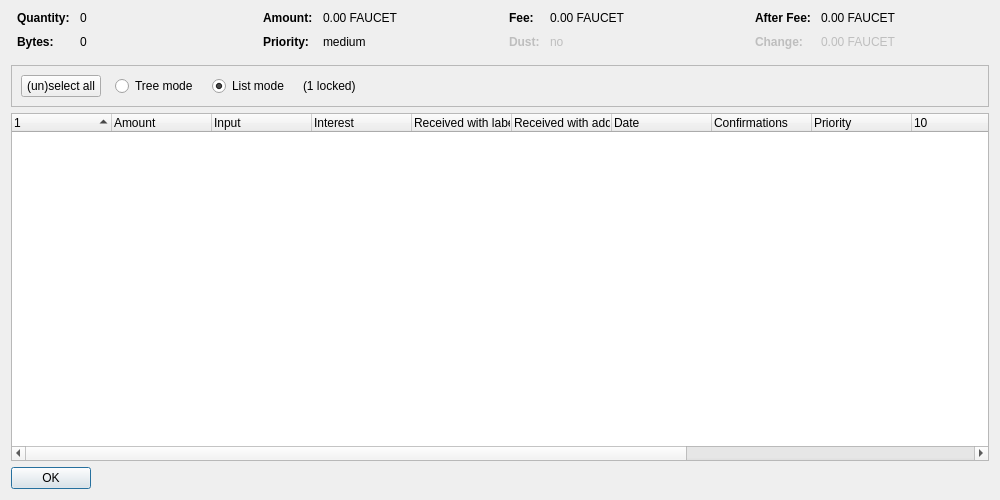
<?xml version="1.0" encoding="UTF-8"?>
<ui version="4.0">
 <class>CoinControlDialog</class>
 <widget class="QDialog" name="CoinControlDialog">
  <property name="geometry">
   <rect>
    <x>0</x>
    <y>0</y>
    <width>1000</width>
    <height>500</height>
   </rect>
  </property>
  <property name="windowTitle">
   <string>Coin Selection</string>
  </property>
  <layout class="QVBoxLayout" name="verticalLayout">
   <item>
    <layout class="QHBoxLayout" name="horizontalLayoutTop" stretch="0,0,0,0">
     <property name="topMargin">
      <number>0</number>
     </property>
     <property name="bottomMargin">
      <number>10</number>
     </property>
     <item>
      <layout class="QFormLayout" name="formLayoutCoinControl1">
       <property name="horizontalSpacing">
        <number>10</number>
       </property>
       <property name="verticalSpacing">
        <number>10</number>
       </property>
       <property name="leftMargin">
        <number>6</number>
       </property>
       <property name="rightMargin">
        <number>6</number>
       </property>
       <item row="0" column="0">
        <widget class="QLabel" name="labelCoinControlQuantityText">
         <property name="font">
          <font>
           <weight>75</weight>
           <bold>true</bold>
          </font>
         </property>
         <property name="text">
          <string>Quantity:</string>
         </property>
        </widget>
       </item>
       <item row="0" column="1">
        <widget class="QLabel" name="labelCoinControlQuantity">
         <property name="cursor">
          <cursorShape>IBeamCursor</cursorShape>
         </property>
         <property name="contextMenuPolicy">
          <enum>Qt::ActionsContextMenu</enum>
         </property>
         <property name="text">
          <string notr="true">0</string>
         </property>
         <property name="textInteractionFlags">
          <set>Qt::LinksAccessibleByMouse|Qt::TextSelectableByKeyboard|Qt::TextSelectableByMouse</set>
         </property>
        </widget>
       </item>
       <item row="1" column="0">
        <widget class="QLabel" name="labelCoinControlBytesText">
         <property name="font">
          <font>
           <weight>75</weight>
           <bold>true</bold>
          </font>
         </property>
         <property name="text">
          <string>Bytes:</string>
         </property>
        </widget>
       </item>
       <item row="1" column="1">
        <widget class="QLabel" name="labelCoinControlBytes">
         <property name="cursor">
          <cursorShape>IBeamCursor</cursorShape>
         </property>
         <property name="contextMenuPolicy">
          <enum>Qt::ActionsContextMenu</enum>
         </property>
         <property name="text">
          <string notr="true">0</string>
         </property>
         <property name="textInteractionFlags">
          <set>Qt::LinksAccessibleByMouse|Qt::TextSelectableByKeyboard|Qt::TextSelectableByMouse</set>
         </property>
        </widget>
       </item>
      </layout>
     </item>
     <item>
      <layout class="QFormLayout" name="formLayoutCoinControl2">
       <property name="horizontalSpacing">
        <number>10</number>
       </property>
       <property name="verticalSpacing">
        <number>10</number>
       </property>
       <property name="leftMargin">
        <number>6</number>
       </property>
       <property name="rightMargin">
        <number>6</number>
       </property>
       <item row="0" column="0">
        <widget class="QLabel" name="labelCoinControlAmountText">
         <property name="font">
          <font>
           <weight>75</weight>
           <bold>true</bold>
          </font>
         </property>
         <property name="text">
          <string>Amount:</string>
         </property>
        </widget>
       </item>
       <item row="0" column="1">
        <widget class="QLabel" name="labelCoinControlAmount">
         <property name="cursor">
          <cursorShape>IBeamCursor</cursorShape>
         </property>
         <property name="contextMenuPolicy">
          <enum>Qt::ActionsContextMenu</enum>
         </property>
         <property name="text">
          <string notr="true">0.00 FAUCET</string>
         </property>
         <property name="textInteractionFlags">
          <set>Qt::LinksAccessibleByMouse|Qt::TextSelectableByKeyboard|Qt::TextSelectableByMouse</set>
         </property>
        </widget>
       </item>
       <item row="1" column="0">
        <widget class="QLabel" name="labelCoinControlPriorityText">
         <property name="font">
          <font>
           <weight>75</weight>
           <bold>true</bold>
          </font>
         </property>
         <property name="text">
          <string>Priority:</string>
         </property>
        </widget>
       </item>
       <item row="1" column="1">
        <widget class="QLabel" name="labelCoinControlPriority">
         <property name="cursor">
          <cursorShape>IBeamCursor</cursorShape>
         </property>
         <property name="contextMenuPolicy">
          <enum>Qt::ActionsContextMenu</enum>
         </property>
         <property name="text">
          <string notr="true">medium</string>
         </property>
         <property name="textInteractionFlags">
          <set>Qt::LinksAccessibleByMouse|Qt::TextSelectableByKeyboard|Qt::TextSelectableByMouse</set>
         </property>
        </widget>
       </item>
      </layout>
     </item>
     <item>
      <layout class="QFormLayout" name="formLayoutCoinControl3">
       <property name="horizontalSpacing">
        <number>10</number>
       </property>
       <property name="verticalSpacing">
        <number>10</number>
       </property>
       <property name="leftMargin">
        <number>6</number>
       </property>
       <property name="rightMargin">
        <number>6</number>
       </property>
       <item row="0" column="0">
        <widget class="QLabel" name="labelCoinControlFeeText">
         <property name="font">
          <font>
           <weight>75</weight>
           <bold>true</bold>
          </font>
         </property>
         <property name="text">
          <string>Fee:</string>
         </property>
        </widget>
       </item>
       <item row="0" column="1">
        <widget class="QLabel" name="labelCoinControlFee">
         <property name="cursor">
          <cursorShape>IBeamCursor</cursorShape>
         </property>
         <property name="contextMenuPolicy">
          <enum>Qt::ActionsContextMenu</enum>
         </property>
         <property name="text">
          <string notr="true">0.00 FAUCET</string>
         </property>
         <property name="textInteractionFlags">
          <set>Qt::LinksAccessibleByMouse|Qt::TextSelectableByKeyboard|Qt::TextSelectableByMouse</set>
         </property>
        </widget>
       </item>
       <item row="1" column="0">
        <widget class="QLabel" name="labelCoinControlLowOutputText">
         <property name="enabled">
          <bool>false</bool>
         </property>
         <property name="font">
          <font>
           <weight>75</weight>
           <bold>true</bold>
          </font>
         </property>
         <property name="text">
          <string>Dust:</string>
         </property>
        </widget>
       </item>
       <item row="1" column="1">
        <widget class="QLabel" name="labelCoinControlLowOutput">
         <property name="enabled">
          <bool>false</bool>
         </property>
         <property name="cursor">
          <cursorShape>IBeamCursor</cursorShape>
         </property>
         <property name="contextMenuPolicy">
          <enum>Qt::ActionsContextMenu</enum>
         </property>
         <property name="text">
          <string notr="true">no</string>
         </property>
         <property name="textInteractionFlags">
          <set>Qt::LinksAccessibleByMouse|Qt::TextSelectableByKeyboard|Qt::TextSelectableByMouse</set>
         </property>
        </widget>
       </item>
      </layout>
     </item>
     <item>
      <layout class="QFormLayout" name="formLayoutCoinControl4">
       <property name="horizontalSpacing">
        <number>10</number>
       </property>
       <property name="verticalSpacing">
        <number>10</number>
       </property>
       <property name="leftMargin">
        <number>6</number>
       </property>
       <property name="rightMargin">
        <number>6</number>
       </property>
       <item row="0" column="0">
        <widget class="QLabel" name="labelCoinControlAfterFeeText">
         <property name="font">
          <font>
           <weight>75</weight>
           <bold>true</bold>
          </font>
         </property>
         <property name="text">
          <string>After Fee:</string>
         </property>
        </widget>
       </item>
       <item row="0" column="1">
        <widget class="QLabel" name="labelCoinControlAfterFee">
         <property name="cursor">
          <cursorShape>IBeamCursor</cursorShape>
         </property>
         <property name="contextMenuPolicy">
          <enum>Qt::ActionsContextMenu</enum>
         </property>
         <property name="text">
          <string notr="true">0.00 FAUCET</string>
         </property>
         <property name="textInteractionFlags">
          <set>Qt::LinksAccessibleByMouse|Qt::TextSelectableByKeyboard|Qt::TextSelectableByMouse</set>
         </property>
        </widget>
       </item>
       <item row="1" column="0">
        <widget class="QLabel" name="labelCoinControlChangeText">
         <property name="enabled">
          <bool>false</bool>
         </property>
         <property name="font">
          <font>
           <weight>75</weight>
           <bold>true</bold>
          </font>
         </property>
         <property name="text">
          <string>Change:</string>
         </property>
        </widget>
       </item>
       <item row="1" column="1">
        <widget class="QLabel" name="labelCoinControlChange">
         <property name="enabled">
          <bool>false</bool>
         </property>
         <property name="cursor">
          <cursorShape>IBeamCursor</cursorShape>
         </property>
         <property name="contextMenuPolicy">
          <enum>Qt::ActionsContextMenu</enum>
         </property>
         <property name="text">
          <string notr="true">0.00 FAUCET</string>
         </property>
         <property name="textInteractionFlags">
          <set>Qt::LinksAccessibleByMouse|Qt::TextSelectableByKeyboard|Qt::TextSelectableByMouse</set>
         </property>
        </widget>
       </item>
      </layout>
     </item>
    </layout>
   </item>
   <item>
    <widget class="QFrame" name="frame">
     <property name="minimumSize">
      <size>
       <width>0</width>
       <height>40</height>
      </size>
     </property>
     <property name="frameShape">
      <enum>QFrame::StyledPanel</enum>
     </property>
     <property name="frameShadow">
      <enum>QFrame::Sunken</enum>
     </property>
     <layout class="QHBoxLayout" name="horizontalLayout">
      <item>
       <layout class="QHBoxLayout" name="horizontalLayoutPanel" stretch="0,0,0,0,0">
        <property name="spacing">
         <number>14</number>
        </property>
        <item>
         <widget class="QPushButton" name="pushButtonSelectAll">
          <property name="sizePolicy">
           <sizepolicy hsizetype="Maximum" vsizetype="Fixed">
            <horstretch>0</horstretch>
            <verstretch>0</verstretch>
           </sizepolicy>
          </property>
          <property name="text">
           <string>(un)select all</string>
          </property>
          <property name="autoDefault">
           <bool>false</bool>
          </property>
         </widget>
        </item>
        <item>
         <widget class="QRadioButton" name="radioTreeMode">
          <property name="sizePolicy">
           <sizepolicy hsizetype="Maximum" vsizetype="Fixed">
            <horstretch>0</horstretch>
            <verstretch>0</verstretch>
           </sizepolicy>
          </property>
          <property name="text">
           <string>Tree mode</string>
          </property>
         </widget>
        </item>
        <item>
         <widget class="QRadioButton" name="radioListMode">
          <property name="sizePolicy">
           <sizepolicy hsizetype="Maximum" vsizetype="Fixed">
            <horstretch>0</horstretch>
            <verstretch>0</verstretch>
           </sizepolicy>
          </property>
          <property name="text">
           <string>List mode</string>
          </property>
          <property name="checked">
           <bool>true</bool>
          </property>
         </widget>
        </item>
        <item>
         <widget class="QLabel" name="labelLocked">
          <property name="text">
           <string notr="true">(1 locked)</string>
          </property>
         </widget>
        </item>
        <item>
         <spacer name="horizontalSpacer">
          <property name="orientation">
           <enum>Qt::Horizontal</enum>
          </property>
          <property name="sizeHint" stdset="0">
           <size>
            <width>40</width>
            <height>20</height>
           </size>
          </property>
         </spacer>
        </item>
       </layout>
      </item>
     </layout>
    </widget>
   </item>
   <item>
    <widget class="CoinControlTreeWidget" name="treeWidget">
     <property name="contextMenuPolicy">
      <enum>Qt::CustomContextMenu</enum>
     </property>
     <property name="sortingEnabled">
      <bool>false</bool>
     </property>
     <property name="columnCount">
      <number>14</number>
     </property>
     <attribute name="headerShowSortIndicator" stdset="0">
      <bool>true</bool>
     </attribute>
     <attribute name="headerStretchLastSection">
      <bool>false</bool>
     </attribute>
     <column>
      <property name="text">
       <string/>
      </property>
     </column>
     <column>
      <property name="text">
       <string>Amount</string>
      </property>
     </column>
      <column>
      <property name="text">
       <string>Input</string>
      </property>
     </column>
      <column>
      <property name="text">
       <string>Interest</string>
      </property>
     </column>
     <column>
      <property name="text">
       <string>Received with label</string>
      </property>
     </column>
     <column>
      <property name="text">
       <string>Received with address</string>
      </property>
     </column>
     <column>
      <property name="text">
       <string>Date</string>
      </property>
     </column>
     <column>
      <property name="text">
       <string>Confirmations</string>
      </property>
      <property name="toolTip">
       <string>Confirmed</string>
      </property>
     </column>
     <column>
      <property name="text">
       <string>Priority</string>
      </property>
     </column>
     <column>
      <property name="text">
       <string/>
      </property>
     </column>
     <column>
      <property name="text">
       <string/>
      </property>
     </column>
     <column>
      <property name="text">
       <string/>
      </property>
     </column>
     <column>
      <property name="text">
       <string/>
      </property>
     </column>
     <column>
      <property name="text">
       <string/>
      </property>
     </column>
    </widget>
   </item>
   <item>
    <widget class="QDialogButtonBox" name="buttonBox">
     <property name="sizePolicy">
      <sizepolicy hsizetype="Maximum" vsizetype="Fixed">
       <horstretch>0</horstretch>
       <verstretch>0</verstretch>
      </sizepolicy>
     </property>
     <property name="orientation">
      <enum>Qt::Horizontal</enum>
     </property>
     <property name="standardButtons">
      <set>QDialogButtonBox::Ok</set>
     </property>
    </widget>
   </item>
  </layout>
 </widget>
 <customwidgets>
  <customwidget>
   <class>CoinControlTreeWidget</class>
   <extends>QTreeWidget</extends>
   <header>coincontroltreewidget.h</header>
  </customwidget>
 </customwidgets>
 <resources/>
 <connections/>
</ui>
